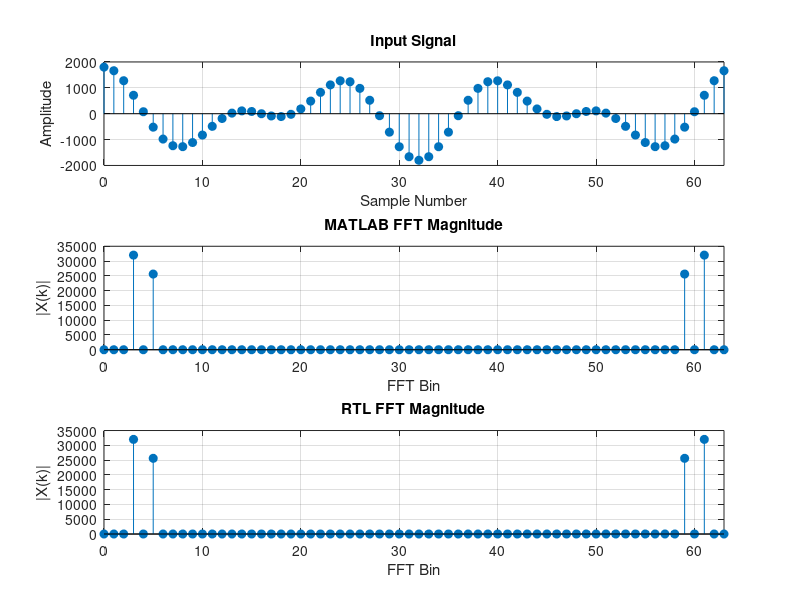

MATLAB code to generate this figure:
clc;
clear;
close all;

N = 64;
n = 0:N-1;

%Generate Input Signal
x = 1000*cos(2*pi*3*n/N) + 800*cos(2*pi*5*n/N);
x_int = round(x);
fprintf('Input Samples:\n');

for k = 1:N
    fprintf('Sample %2d = %d\n', k-1, x_int(k));
end

%MATLAB 64-Point FFT
X_matlab = fft(x_int, N);
X_mag_matlab = abs(X_matlab);
fprintf('\nMATLAB FFT Results:\n');

for k = 0:N-1
    fprintf('Bin=%2d  Real=%10.2f  Imag=%10.2f  Magnitude=%10.2f\n', k, real(X_matlab(k+1)), imag(X_matlab(k+1)),X_mag_matlab(k+1));
end

%Find MATLAB FFT Peaks
[peak_value, peak_index] = max(X_mag_matlab);
peak_bin = peak_index - 1;
fprintf('\nMATLAB Maximum Peak:\n');
fprintf('Peak Bin       = %d\n', peak_bin);
fprintf('Peak Magnitude = %.2f\n', peak_value);

% For verification demonstration:
RTL_mag = X_mag_matlab;

%Plot
figure('Name','64-Point Streaming FFT Verification');

subplot(3,1,1);
stem(n, x_int, 'filled');
xlabel('Sample Number');
ylabel('Amplitude');
title('Input Signal');
grid on;
xlim([0 63]);


subplot(3,1,2);
stem(0:N-1, X_mag_matlab, 'filled');
xlabel('FFT Bin');
ylabel('|X(k)|');
title('MATLAB FFT Magnitude');
grid on;
xlim([0 63]);


subplot(3,1,3);
stem(0:N-1, RTL_mag, 'filled');
xlabel('FFT Bin');
ylabel('|X(k)|');
title('RTL FFT Magnitude');
grid on;
xlim([0 63]);


%Compare MATLAB and RTL
error = abs(X_mag_matlab - RTL_mag);
fprintf('\nFFT Verification:\n');
fprintf('Maximum magnitude error = %.4f\n', max(error));

if max(error) < 1e-3
    fprintf('FFT Verification PASSED\n');
else
    fprintf('FFT Verification requires checking RTL scaling/rounding.\n');
end
